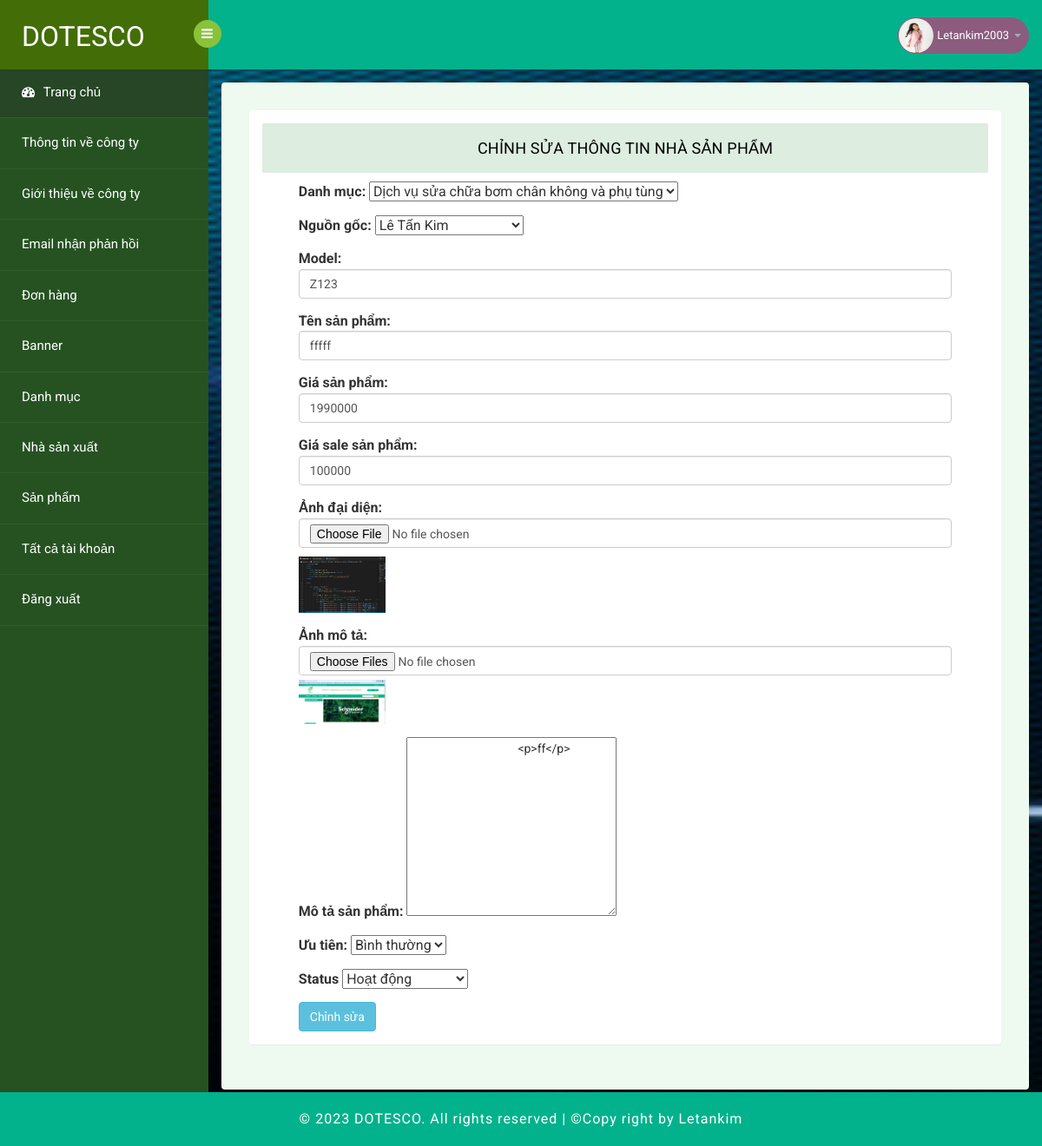
/admin/index.php?page=update-product&id=68 (signed in), run on the app's committed database.
### tables this page shows
CREATE TABLE `tbl_product` (
  `id` int(6) NOT NULL,
  `modelID` varchar(1000) NOT NULL,
  `name` varchar(1000) NOT NULL,
  `description` text NOT NULL,
  `price` double NOT NULL DEFAULT 0,
  `priceSale` double DEFAULT NULL,
  `idCategory` int(6) NOT NULL,
  `idOrigin` int(6) NOT NULL,
  `createAt` datetime NOT NULL DEFAULT current_timestamp(),
  `modifiedAt` datetime DEFAULT NULL,
  `createBy` int(11) NOT NULL,
  `modifiedBy` int(11) DEFAULT NULL,
  `status` tinyint(4) NOT NULL DEFAULT 1,
  `priority` tinyint(4) NOT NULL DEFAULT 0,
  `view` int(11) NOT NULL DEFAULT 0,
  `img` varchar(1000) NOT NULL
);

CREATE TABLE `tbl_image` (
  `id` int(6) NOT NULL,
  `idProduct` int(6) NOT NULL,
  `src` varchar(300) NOT NULL
);

### admin/view/editForm/editProduct.php (the view, shortened to what the rows shown need)
<?php
    $idCategory = $currentProduct->getIdCategory();
    $idOrigin = $currentProduct->getIdOrigin();
    $name = $currentProduct->getName();
    $description = $currentProduct->getDescription();
    $modelID = $currentProduct->getModelID();
    $status = $currentProduct->getStatus();
    $price = $currentProduct->getPrice();
    $priceSale = $currentProduct->getPriceSale();
    $priority = $currentProduct->getPriority();
    $img = $currentProduct->getImg();
?>
<section id="main-content">
	<section class="wrapper">
		<div class="table-agile-info">
            <div class="panel panel-default">
                <div class="panel-body form-add active">
                    <div class="panel-heading">
                        Chỉnh sửa thông tin nhà sản phẩm
                    </div>
                    <div class="position-center">
                        <form method = "post" action = "index.php?page=updated-product" role="form" enctype="multipart/form-data">
                            <div class="form-group" style="margin-top: 10px;">
                                <label for="category">Danh mục: </label>
                                <select name="category" id="category">
                                    <?php
                                        if(count($allCategory) > 0) {
                                            foreach($allCategory as $category) {
                                                if($idCategory == $category->getId()) {
                                                    echo "<option value='".$category->getId()."' selected>".$category->getName()."</option>";
                                                } else {
                                                    echo "<option value='".$category->getId()."'>".$category->getName()."</option>";
                                                }
                                            }
                                        }
                                    ?>
                                </select>
                            </div>
                            <div class="form-group">
                                <label for="origin">Nguồn gốc: </label>
                                <select name="origin" id="origin">
                                    <?php
                                        if(count($allOrigin) > 0) {
                                            foreach($allOrigin as $origin) {
                                                if($idOrigin == $origin->getId()) {
                                                    echo "<option value='".$origin->getId()."' selected>".$origin->getName()."</option>";
                                                } else {
                                                    echo "<option value='".$origin->getId()."'>".$origin->getName()."</option>";
                                                }
                                            }
                                        }
                                    ?>
                                </select>
                            </div>
                            <div class="form-group">
                                <label for="model">Model: </label>
                                <input required value="<?=$modelID?>" type="text" id="model" name="model" class="form-control">
                            </div>
                            <div class="form-group">
                                <label for="name">Tên sản phẩm: </label>
                                <input required value="<?=$name?>" type="text" id="name" name="name" class="form-control">
                            </div>
                            <div class="form-group">
                                <label for="price">Giá sản phẩm: </label>
                                <input min="0" value="<?=$price?>" required type="number" id="price" name="price" class="form-control">
                            </div>
                            <div class="form-group">
                                <label for="priceSale">Giá sale sản phẩm: </label>
                                <input min="0" value="<?=$priceSale?>" required type="number" id="priceSale" name="priceSale" class="form-control">
                            </div>
                            <div class="form-group">
                                <label for="mainImg">Ảnh đại diện: </label>
                                <input onchange="previewImage(event, '.box-img-preview')" type="file" id="mainImg" name="mainImg" class="form-control">
                                <div class="box-img-preview">
                                    <img src="<?=PATH_UPLOADS.$img?>" alt="Ảnh chính">
                                </div>
                            </div>
                            <div class="form-group">
                                <label for="descImg">Ảnh mô tả: </label>
                                <input onchange="previewImage(event, '.box-img-preview.desc')" multiple type="file" id="descImg" name="descImg[]" class="form-control">
                                <div class="box-img-preview desc">
                                    <?php
                                        foreach ($allImgPreview as $item) {
                                            echo "<img src='".PATH_UPLOADS.$item->getSrc()."' alt='Ảnh mô tả'>";
                                        }
                                    ?>
                                </div>
                            </div>
                            <div class="form-group">
                                <label for="desc">Mô tả sản phẩm: </label>
                                <textarea required name="desc" id="content_post" cols="30" rows="10">
                                    <?=$description?>
                                </textarea>
                            </div>
                            <div class="form-group">
                                <label for="priority">Ưu tiên: </label>
                                <select name="priority" id="priority">
                                    <?php
                                        if($priority == 1) {
                                            echo "<option value='0'>Bình thường</option>
                                            <option value='1' selected>Ưu tiên</option>";
                                        } else  {
                                            echo "<option value='0' selected>Bình thường</option>
                                            <option value='1'>Ưu tiên</option>";
                                        }
                                    ?>
                                </select>
                            </div>
                            <div class="form-group">
                                <label for="status">Status</label>
                                <select name="status" id="status">
                                    <?php
                                        if($status == 1) {
                                            echo "<option value='0'>Không hoạt động</option>
                                            <option value='1' selected>Hoạt động</option>";
                                        } else  {
                                            echo "<option value='0' selected>Không hoạt động</option>
                                            <option value='1'>Hoạt động</option>";
                                        }
                                    ?>
                                </select>
                            </div>
                            <button type='submit' id="update-information" name = 'update-product' class='btn btn-info'>Chỉnh sửa</button>
                        </form>
                    </div>
                </div>
            </div>
        </div>
</section>
</section>
</section>

### data on the page
tbl_product: model "Z123", name "fffff", price "1990000", priceSale "100000", img (picture), desc "<p>ff</p>", priority "Bình thường", status "Hoạt động"
tbl_image: src (picture)

### other printed values
$_SESSION['usernameAdmin'] "Letankim2003"
form field category "Dịch vụ sửa chữa bơm chân không và phụ tùng"
form field origin "Lê Tấn Kim"
